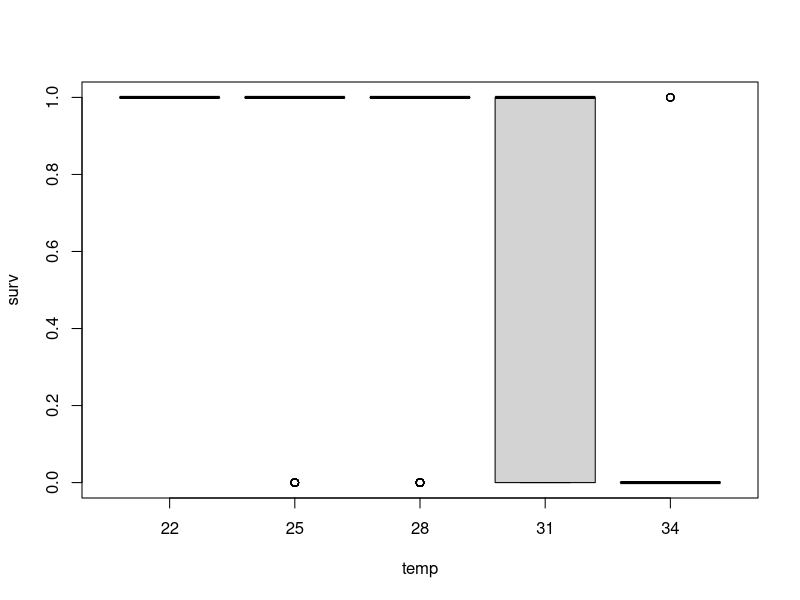
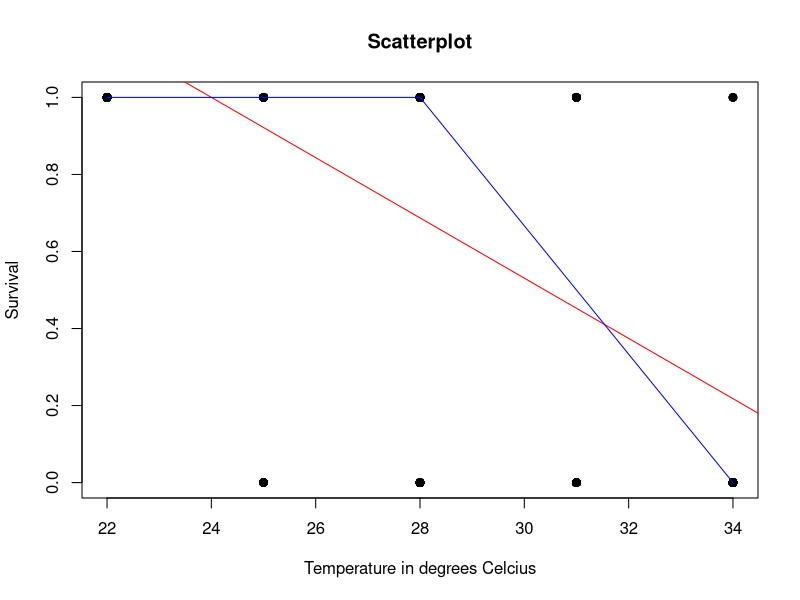
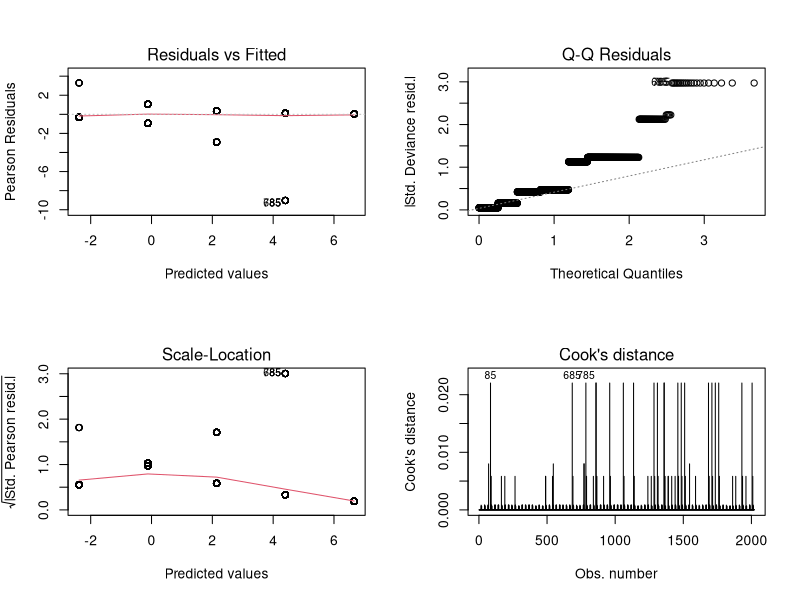
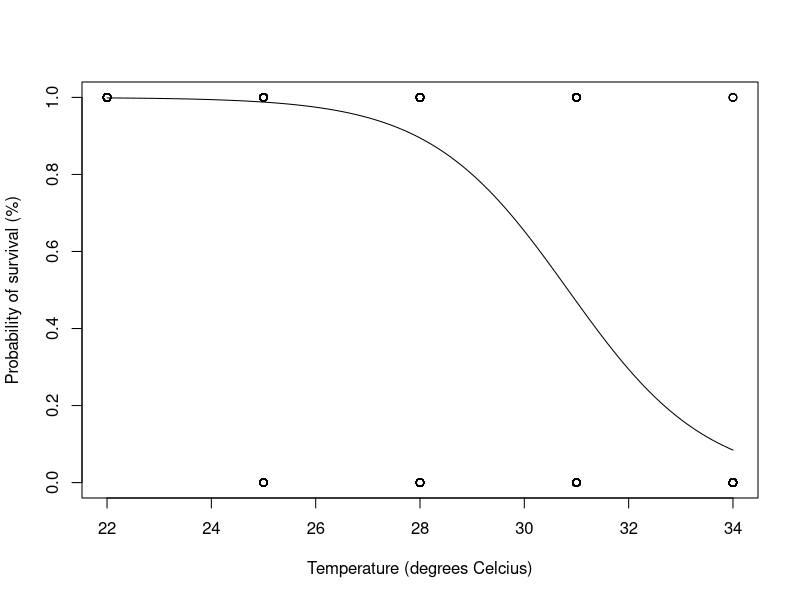
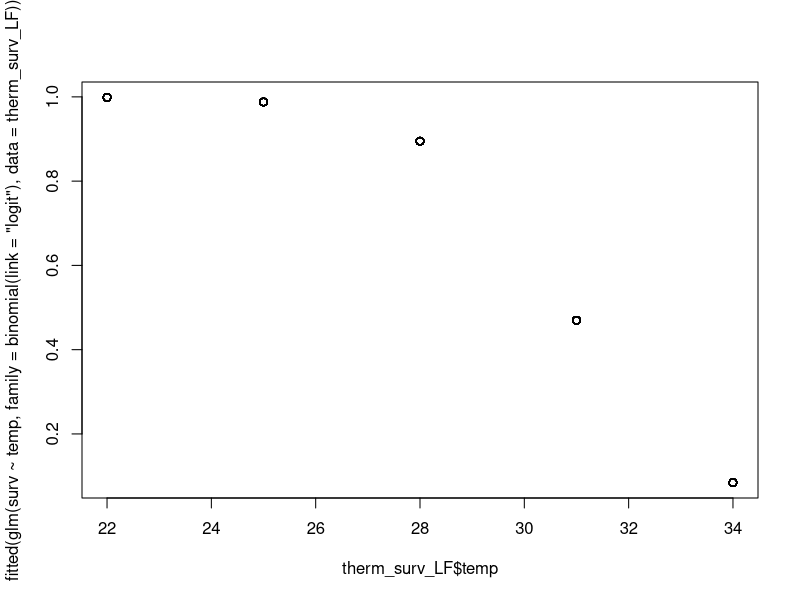
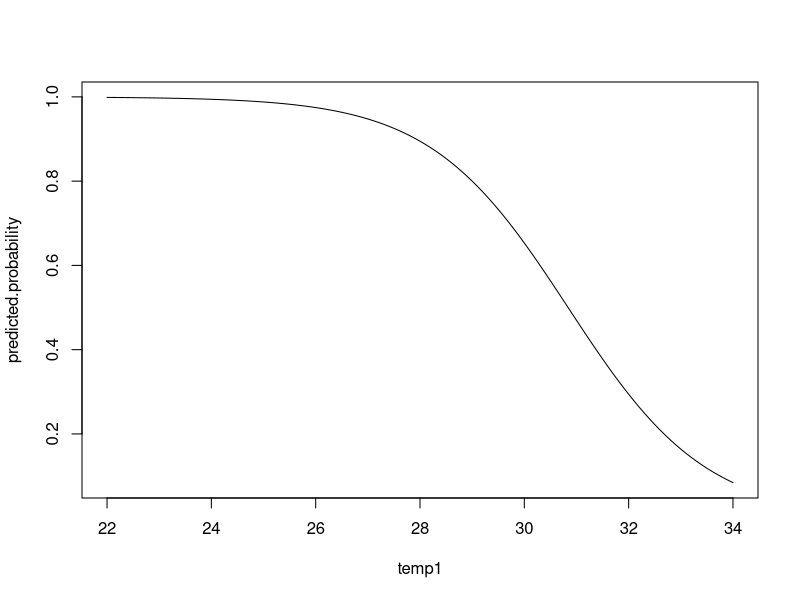
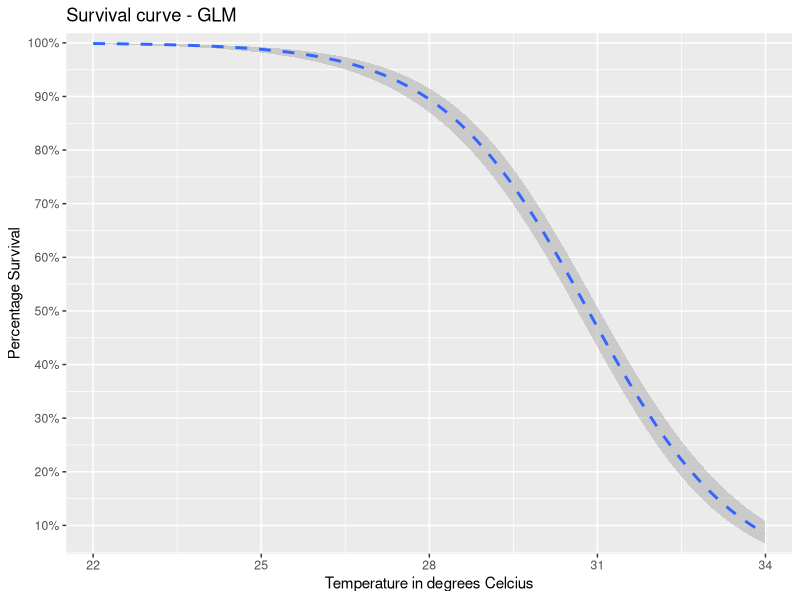
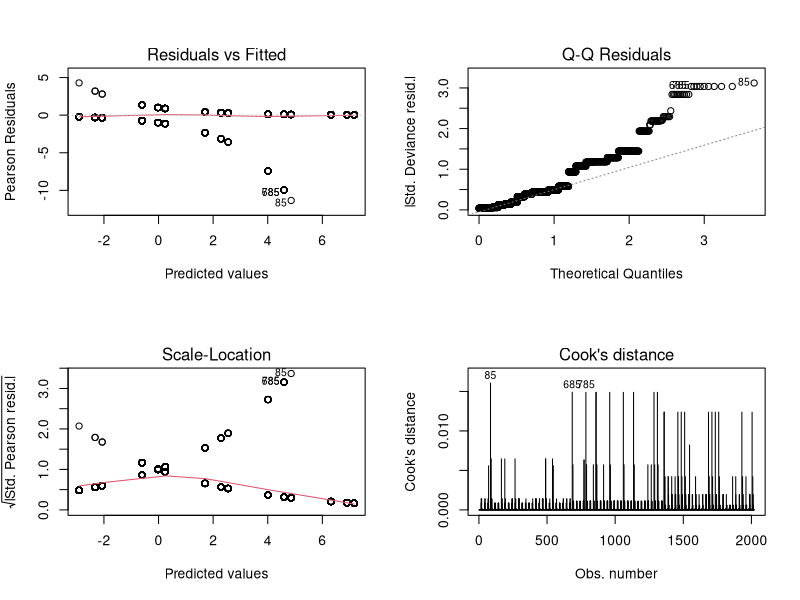

The R source for these figures, in order:
## set WD
# setwd() # set the working directory

## Load require packages
library(ggplot2)

## load data
therm_surv_LF <- read.csv("Survival_own_data.csv", header = T, sep = ",", row.names = c(1) ,stringsAsFactors = FALSE)
therm_surv_LF$popf <- as.factor(therm_surv_LF$pop)
therm_surv_LF$motuf <- as.factor(therm_surv_LF$motu)
therm_surv_LF$motu_numf <- as.factor(therm_surv_LF$motu_num)
therm_surv_LF$repf <- as.factor(therm_surv_LF$rep)
therm_surv_LF$runf <- as.factor(therm_surv_LF$run)

## data exploration
boxplot(surv ~ temp, data = therm_surv_LF)
plot(surv ~ temp,  data = therm_surv_LF, main = "Scatterplot", xlab = "Temperature in degrees Celcius", ylab = "Survival", pch = 19)
abline(lm(surv ~ temp, data = therm_surv_LF), col = "red") # regression line (y~x)
lines(lowess(therm_surv_LF$temp, therm_surv_LF$surv), col = "blue") # lowess line (x,y)

nrow(therm_surv_LF[therm_surv_LF$surv == 1,]) # 1388 alive individuals (1)
nrow(therm_surv_LF[therm_surv_LF$surv == 0,]) # 632 dead individuals (0)

## GLM with binomial distribution - all data
GLM_bi1 <- glm(surv ~ temp, data = therm_surv_LF, family = "binomial"(link = "logit")) # assumes ~ equal number of 1s and 0s
summary(GLM_bi1, corr = T) # in a Bernoulli GLM (binomial GLM) because the data are code as 0 and 1, overdispersion cannot occur.
GLM_bi2 <- glm(surv ~ temp, data = therm_surv_LF, family = "binomial"(link = "probit")) # assumes ~ equal number of 1s and 0s
summary(GLM_bi2, corr = T) # in a Bernoulli GLM (binomial GLM) because the data are code as 0 and 1, overdispersion cannot occur.
GLM_bi3 <- glm(surv ~ temp, data = therm_surv_LF, family = "binomial"(link = "cloglog")) # used for considerable more 1s than 0s or vice versa
summary(GLM_bi3, corr = T) # in a Bernoulli GLM (binomial GLM) because the data are code as 0 and 1, overdispersion cannot occur.
# compare models
anova(GLM_bi1, GLM_bi2, GLM_bi3)
AIC(GLM_bi1, GLM_bi2, GLM_bi3)
BIC(GLM_bi1, GLM_bi2, GLM_bi3)

## model selection
# deviance table of best model
anova(GLM_bi1, test = "Chisq")
# using drop1 function is easier
drop1(GLM_bi1, test = "Chi")

## model validation
op <- par(mfrow = c(2,2))
plot(GLM_bi1, which = 1:4)
par(op)

## Plotting the model
# using the predict command
MyData <- data.frame(temp = 
                       seq(from = min(therm_surv_LF$temp),
                           to = max(therm_surv_LF$temp), by = 0.1))
pred <- predict(GLM_bi1, newdata = MyData, type = "response")
plot(therm_surv_LF$temp, therm_surv_LF$surv,
     xlab = "Temperature (degrees Celcius)",
     ylab = "Probability of survival (%)")
lines(MyData$temp, pred, lty = 1)
# base plot
plot(therm_surv_LF$temp, fitted(glm(surv ~ temp, family = "binomial"(link = "logit"), data = therm_surv_LF)))
GLM_bi1
temp1 <- seq(22,34,0.1)
newtemp <- data.frame(temp=temp1)
predicted.probability <- predict(GLM_bi1, + newtemp, type = "resp")
plot(predicted.probability ~ temp1, type = "l")

# ggplot
ggplot(therm_surv_LF, aes(temp, surv)) +
  #geom_point(aes(col = motu)) +
  geom_smooth(method = "glm", se = T,
              method.args = list(family = "binomial"(link = "logit")), linetype = "dashed") +
  coord_cartesian(xlim = c(22, 34)) +
  # update figure labels/titles
  labs(
    y = "Percentage Survival",
    x = "Temperature in degrees Celcius",
    title = "Survival curve - GLM"
  ) +
  # reduce padding on edges of figure and format axes
  scale_y_continuous(label = scales::percent, 
                     breaks = seq(0, 1, by = 0.1),
                     expand = c(0.02, 0)) +
  scale_x_continuous(breaks = seq(22, 34, by = 3), 
                     expand = c(0.04, 0))

## GLM with binomial distribution - temp + motu
GLM_bi4 <- glm(surv ~ temp + motuf, data = therm_surv_LF, family = "binomial"(link = "logit")) # assumes ~ equal number of 1s and 0s
summary(GLM_bi4, corr = T) # in a Bernoulli GLM (binomial GLM) because the data are code as 0 and 1, overdispersion cannot occur.
GLM_bi5 <- glm(surv ~ temp + motuf, data = therm_surv_LF, family = "binomial"(link = "probit")) # assumes ~ equal number of 1s and 0s
summary(GLM_bi5, corr = T) # in a Bernoulli GLM (binomial GLM) because the data are code as 0 and 1, overdispersion cannot occur.
GLM_bi6 <- glm(surv ~ temp + motuf, data = therm_surv_LF, family = "binomial"(link = "cloglog")) # used for considerable more 1s than 0s or vice versa
summary(GLM_bi6, corr = T) # in a Bernoulli GLM (binomial GLM) because the data are code as 0 and 1, overdispersion cannot occur.
# compare models
anova(GLM_bi4, GLM_bi5, GLM_bi6)
AIC(GLM_bi4, GLM_bi5, GLM_bi6)
BIC(GLM_bi4, GLM_bi5, GLM_bi6)

## posthoc testing to determine factor comparisons
library(multcomp)
summary(glht(GLM_bi4, mcp(motuf = "Tukey"), alternative = "two.sided"))

## model selection
# deviance table of best model
anova(GLM_bi4, test = "Chisq")
# using drop1 function is easier
drop1(GLM_bi4, test = "Chi")

## model validation
op <- par(mfrow = c(2,2))
plot(GLM_bi4, which = 1:4)
par(op)

## Presentation as odds-ratio estimates
exp(cbind(OR = coef(GLM_bi4), confint(GLM_bi4)))
# here, the (Intercept) is really the odds of dying at high temperatures (for not motu A) and not an odds ratio.

# Hardin & Hilde 2018 (4th ed.) - Clog-log and log-log links are asymmetrically sigmoidal. 
# For clog-log models, the upper part of the sigmoid is more elongated or stretched out than 
# the logit or probit. Log-log models are based on the converse. The bottom of the sigmoid is
# elongated or skewed to the left.

# The clog-log inverse link function, which defines the fitted value for the model,
# is also used to predict the probability of death in data that are otherwise modeled
# using Cox proportional hazards models. In a Cox model, given that death is the
# failure event, the probability of death given predictors is a function of time.
# However, if we interpret the data only as those observations having reached the
# end point (death in this example) by a specific time, then we can estimate the
# likelihood of death by that specific time given the various predictors in the
# model as Pr(death) = 1 - exp{-exp(xß)}. One can thus use the log-log inverse link 
# to predict the probability of survival over the same time period.

# There is good reason to suspect that the log-log model is preferable to other binomial links.
# Modeling the grouped data with the log-log link assumes that the data have
# significantly more zeros than ones in the binary form. Accordingly, the resulting
# log-log model should have a lower deviance statistic than that of other links.

# motuf with standard error
ggplot(therm_surv_LF, aes(temp, surv, col = motuf)) +
  #geom_point(aes(col = motu)) +
  geom_smooth(method = "glm", se = T,
              method.args = list(family = "binomial"(link = "logit")), linetype = "dashed") +
  coord_cartesian(xlim = c(22, 34)) +
  # update figure labels/titles
  labs(
    y = "Percentage Survival",
    x = "Temperature in degrees Celcius",
    title = "Survival curve - GLM"
  ) +
  # reduce padding on edges of figure and format axes
  scale_y_continuous(label = scales::percent, 
                     breaks = seq(0, 1, by = 0.1),
                     expand = c(0.02, 0)) +
  scale_x_continuous(breaks = seq(22, 34, by = 3), 
                     expand = c(0.04, 0))

# compare models
anova(GLM_bi1, GLM_bi4, test = "Chi") # fuller model is better than model with just temp
